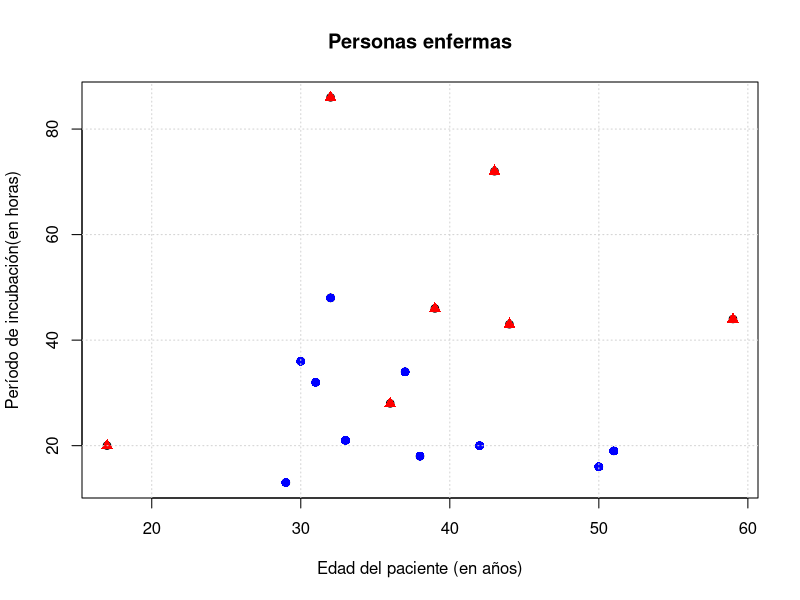
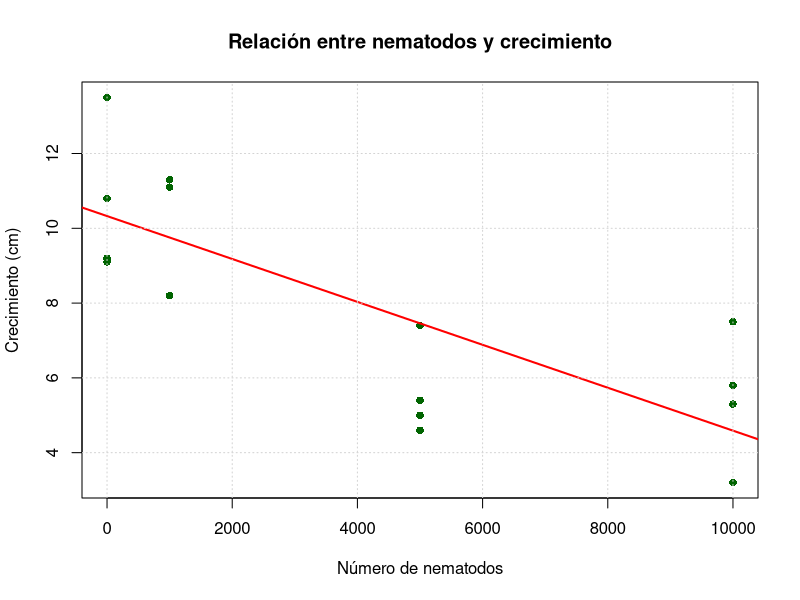
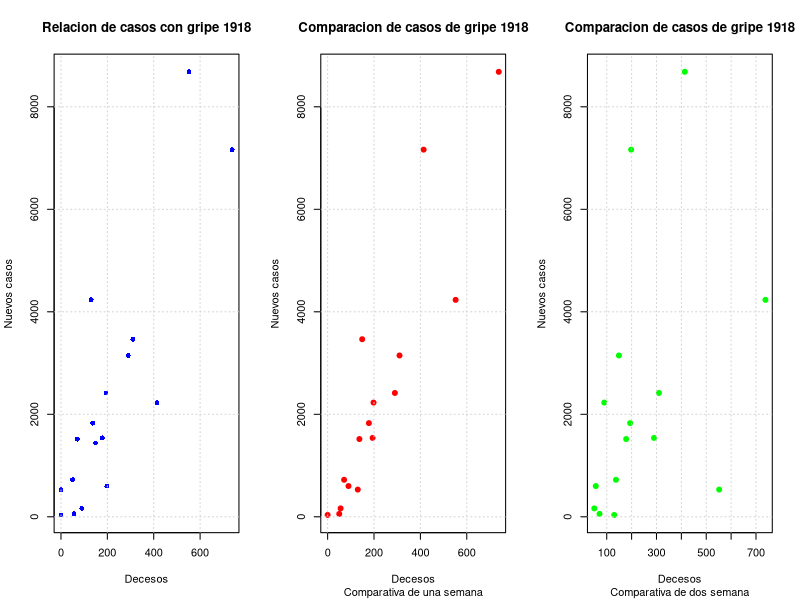
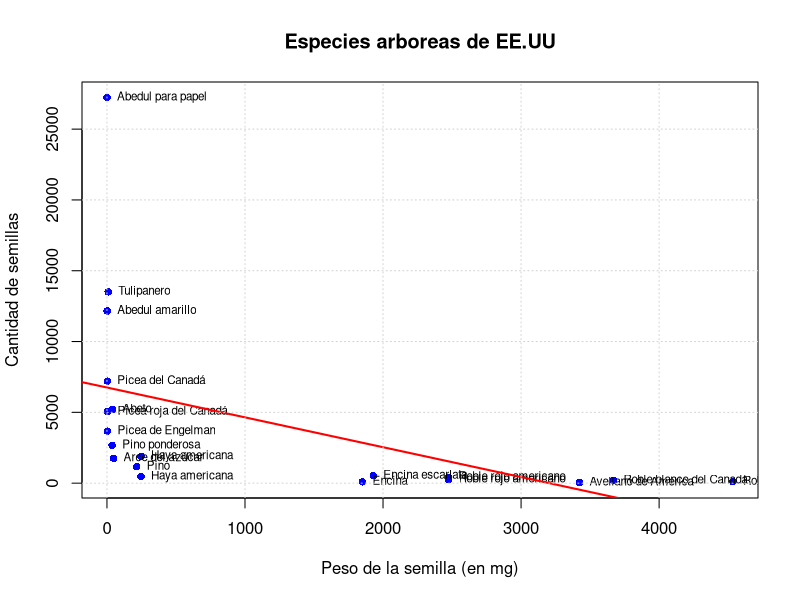
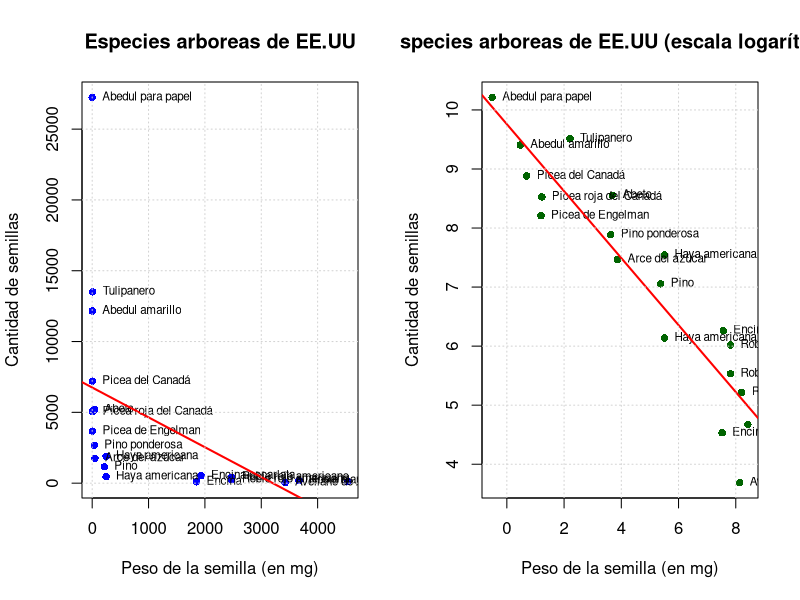

The R script that drew these images, in order:
# EJERCICIOS "Estadistica básica aplicada" de David S. Moore (2005)

# Capítulo II "Relaciones entre variables"

# REPASO CAPÍTULO II

# **************************************************
# PREGUNTA 2.89 - El vino, ¿es bueno para tu corazón?
# **************************************************

# La tabla 2.4 proporciona datos sobre el consumo de vino y muertes por 
# ataques al corazón en 19 países. Un diagrama de dispersión muestra una 
# relación relativamente fuerte.

# (a) La correlación para estas variables es r = -0,843. ¿Por qué la correlación
# es negativa? ¿Qué porcentaje de la variación de la tasa de mortalidad por 
# ataques al corazón se puede explicar a partir de la relación lineal entre 
# los ataques al corazón y el consumo de vino?

getwd()

setwd("C://Users//brook//OneDrive//Escritorio//Portafolio//Ejercicios_Estadistica_aplicada_b-sica_David_Moore//Archivos")

ejercicio_2_89 <- read.csv("ejercicio_2_11_alcohol.csv")

View(ejercicio_2_89)

r <- -0.843

r2 <- r^2

print(r2)

"La correlación es negativa (-0.843) porque a mayor consumo de vino, menor tasa de mortalidad por ataques al corazón, 
sugiriendo una relación inversa. El r² = 71% indica que el 71% de la variación en mortalidad cardiaca se explica por 
la relación lineal con el consumo de vino."

# (b) La recta de regresión mínimo-cuadrática para la predicción de la tasa de
# ataques al corazón a partir del consumo de vino es:

# y = 260,56 - 22,969x

# Utiliza esta ecuación para predecir la tasa de mortalidad por ataques al 
# corazón en un país en el que el consumo de alcohol, procedente del vino, 
# de los adultos es de 4 litros anuales.


y_sombrero <- 260.56 - 22.969 * 4

print(y_sombrero)

"
ŷ = 168.684

============================

En un país con consumo de 4 litros de vino anuales por adulto, se predice una tasa 
de mortalidad de 168.7 muertes por cada 100,000 personas debido a ataques al corazón
"
# (c) La correlación en (a) y la pendiente de la recta de regresión mínimo-cua-
# drática en (b) son ambas negativas. ¿Es posible que estos dos valores 
# tengan signos distintos? Justifica tu respuesta.

regresion <- lm(ejercicio_2_89$Tasa_muertes_corazon ~ ejercicio_2_89$Consumo_alcohol,data = ejercicio_2_89)

desv_consumo <- sd(ejercicio_2_89$Consumo_alcohol)
desv_ataques <- sd(ejercicio_2_89$Tasa_muertes_corazon) 

resumen <- data.frame(
  Medida = c("Correlacion", "Intercepto","Pendiente","Desviación Consumo","Desviación Ataques"),
  Valor_calculado = c(r,coef(regresion)[1],coef(regresion)[2],desv_consumo,desv_ataques))

print(resumen)

"
              Medida Valor_calculado
1        Correlacion       -0.843000
2         Intercepto      260.563375
3          Pendiente      -22.968767
4 Desviación Consumo        2.509724
5 Desviación Ataques       68.396291

==========================================================

No es posible que tengan signos distintos porque existe una relación matemática directa:

Pendiente = r × (sy/sx)

r = -0.843

sy/sx = 68.396 / 2.510 = 27.25 (siempre positivo)

Pendiente = -0.843 × 27.25 = -22.97

Dado que la razón sy/sx es siempre positiva, el signo de la pendiente depende exclusivamente 
del signo de r. Por lo tanto, correlación y pendiente siempre tendrán el mismo signo.
"
# **************************************************
# PREGUNTA 2.90 - Edad y educación en EE UU
# **************************************************

# En general, el nivel educativo de la gente mayor es menor que el de la gente 
# más joven; por tanto, podemos sospechar que existe una relación entre el porcentaje 
# de residentes de un Estado de 65 o más años y el porcentaje de población sin estudios 
# universitarios. La figura 2.22 muestra la relación entre estas variables. 
# Los datos son los que aparecen en la tablas 1.1 y 2.1.

# (a) Explica lo que significa una asociación positiva entre estas variables.

"Una asociación positiva significa que existe una relación directa entre las variables: a medida que 
aumenta el porcentaje de residentes mayores de 65 años en un estado, también tiende a aumentar el porcentaje 
de población sin estudios universitarios. En otras palabras, los estados con poblaciones más envejecidas tienden 
a tener niveles educativos más bajos en términos de educación universitaria."

# (b) En el diagrama destacan tres observaciones atípicas. Dos de ellas son Alaska
# y Florida, que ya se identificaron como observaciones atípicas en el histograma
# de la figura 1.2. La tercera observación atípica, ¿a qué Estado corresponde?

mayores_65 <- read.csv("ejercicio_2_90_mayores_65.csv")
educacion <- read.csv("ejercicio_2_14_educacion.csv")

puntuaciones_z <- scale(mayores_65$Porcentaje)
umbral_z <- 1.8 

indices_oas <- which(abs(puntuaciones_z) > umbral_z)
oas <- mayores_65[indices_oas, ]

promedio_mayores <- mean(mayores_65$Porcentaje)
promedio_sin_educacion <- mean(educacion$Porcentaje_sin_estudios_secundaria)

df_resultados <- rbind(
  data.frame(Categoria = "OA - Puntuación Z > |2|", Estado = oas$Estado, 
             Valor = oas$Porcentaje, Z_Score = round(puntuaciones_z[indices_oas], 2)),
  data.frame(Categoria = "Promedio mayores 65+", Estado = "Todos", 
             Valor = promedio_mayores, Z_Score = NA),
  data.frame(Categoria = "Promedio sin educación secundaria", Estado = "Todos", 
             Valor = promedio_sin_educacion, Z_Score = NA)
)

print(df_resultados)

"
                          Categoria  Estado    Valor Z_Score
1           OA - Puntuación Z > |2|  Alaska  5.20000   -3.73
2           OA - Puntuación Z > |2| Florida 18.50000    2.87
3           OA - Puntuación Z > |2|    Utah  8.80000   -1.94
4              Promedio mayores 65+   Todos 12.71200      NA
5 Promedio sin educación secundaria   Todos 23.77647      NA
"

# (c) Si ignoramos las observaciones atípicas, ¿la relación entre las dos variables
# tiene una forma y dirección claras? Justifica tu respuesta.

"Sí, la relación tiene forma y dirección claras. Si ignoramos las tres observaciones atípicas (Alaska, Florida y Utah), 
la relación muestra una dirección positiva clara: a mayor porcentaje de población anciana, mayor porcentaje de personas 
sin estudios universitarios. La forma es aproximadamente lineal, aunque con cierta dispersión normal en los datos."

# (d) Si calculamos la correlación, con las tres observaciones atípicas y sin ellas,
# obtenemos r = 0,054 y r = 0,259. ¿Cuál de estos valores corresponde a la correlación 
# sin las observaciones atípicas? Justifica tu respuesta.

mayores_65 <- read.csv("ejercicio_2_90_mayores_65.csv")
educacion <- read.csv("ejercicio_2_14_educacion.csv")

abrev_a_nombre <- c(
  "AL" = "Alabama", "AK" = "Alaska", "AZ" = "Arizona", "AR" = "Arkansas",
  "CA" = "California", "CO" = "Colorado", "CT" = "Connecticut", "DE" = "Delaware",
  "FL" = "Florida", "GA" = "Georgia", "HI" = "Hawai", "ID" = "Idaho",
  "IL" = "Illinois", "IN" = "Indiana", "IA" = "Iowa", "KS" = "Kansas",
  "KY" = "Kentucky", "LA" = "Luisiana", "ME" = "Maine", "MD" = "Maryland",
  "MA" = "Massachusetts", "MI" = "Michigan", "MN" = "Minnesota", "MS" = "Misisipí",
  "MO" = "Misuri", "MT" = "Montana", "NE" = "Nebraska", "NV" = "Nevada",
  "NH" = "New Hampshire", "NJ" = "Nueva Jersey", "NM" = "Nuevo México",
  "NY" = "Nueva York", "NC" = "Carolina del Norte", "ND" = "Dakota del Norte",
  "OH" = "Ohio", "OK" = "Oklahoma", "OR" = "Oregón", "PA" = "Pensilvania",
  "RI" = "Rhode Island", "SC" = "Carolina del Sur", "SD" = "Dakota del Sur",
  "TN" = "Tennessee", "TX" = "Tejas", "UT" = "Utah", "VT" = "Vermont",
  "VA" = "Virginia", "WA" = "Washington", "WV" = "Virginia Occidental",
  "WI" = "Wisconsin", "WY" = "Wyoming"
)

educacion$Estado_nombre <- abrev_a_nombre[educacion$Estado]

datos <- merge(mayores_65, educacion, by.x = "Estado", by.y = "Estado_nombre")

cor_con <- cor(datos$Porcentaje, datos$Porcentaje_sin_estudios_secundaria)

datos_sin_oas <- datos[!datos$Estado %in% c("Alaska", "Florida", "Utah"), ]

cor_sin <- cor(datos_sin_oas$Porcentaje, datos_sin_oas$Porcentaje_sin_estudios_secundaria)

cat("CORRELACIONES FINALES:\n")
cat("CON OAs:", round(cor_con, 3), "\n")
cat("SIN OAs:", round(cor_sin, 3), "\n")

"El valor r = 0.259 corresponde a la correlación SIN las observaciones atípicas, mientras que r = 0.054 
corresponde a la correlación CON todas las observaciones.
Las observaciones atípicas (especialmente Utah con bajo porcentaje de ancianos pero también bajo porcentaje 
sin estudios universitarios, y Alaska con características similares) distorsionan y debilitan la relación positiva 
general. Al eliminarlas, la correlación se hace más fuerte y evidente, aumentando de 0.054 a 0.259, lo que indica 
una relación positiva más clara entre las variables."

# **************************************************
# PREGUNTA 2.91 - Comida en mal estado
# **************************************************

# Datos sobre 18 personas que enfermaron después de ingerir comida en mal estado.
# Los datos dan la edad de cada persona en años, el periodo de incubación (el 
# tiempo en horas desde la ingestión de la comida hasta la aparición de los 
# primeros síntomas) y si la víctima sobrevivió (S) o murió (M).

# TABLA DE DATOS:
# ---------------------------------------------------------------
# Persona | Edad | Incubación | Resultado | Persona | Edad | Incubación | Resultado
# ------------------------------------------------------------------------------
# 1       | 29   | 13         | 0         | 10      | 30   | 36         | 0
# 2       | 39   | 46         | 1         | 11      | 32   | 48         | 0
# 3       | 44   | 43         | 1         | 12      | 59   | 44         | 1
# 4       | 37   | 34         | 0         | 13      | 33   | 21         | 0
# 5       | 42   | 20         | 0         | 14      | 31   | 32         | 0
# 6       | 17   | 20         | 1         | 15      | 32   | 86         | 1
# 7       | 38   | 18         | 0         | 16      | 32   | 48         | 0
# 8       | 43   | 72         | 1         | 17      | 36   | 28         | 1
# 9       | 51   | 19         | 0         | 18      | 50   | 16         | 0
# ------------------------------------------------------------------------------

# 1 = sobrevivió / 0 = murió 

# (a) Dibuja un diagrama de dispersión del tiempo de incubación con relación
#     a la edad. Utiliza símbolos distintos para las personas que murieron y para 
#     las que sobrevivieron.

personas_enfermas <- data.frame(
  Persona = c(1, 2, 3, 4, 5, 6, 7, 8, 9, 10, 11, 12, 13, 14, 15, 16, 17, 18),
  Edad = c(29, 39, 44, 37, 42, 17, 38, 43, 51, 30, 32, 59, 33, 31, 32, 32, 36, 50),
  Incubación = c(13, 46, 43, 34, 20, 20, 18, 72, 19, 36, 48, 44, 21, 32, 86, 48, 28, 16),
  Resultado = c(0, 1, 1, 0, 0, 1, 0, 1, 0, 0, 0, 1, 0, 0, 1, 0, 1, 0)
)

print(personas_enfermas)

sobrevivieron <- personas_enfermas[personas_enfermas$Resultado == 0, ]
murieron <- personas_enfermas[personas_enfermas$Resultado == 1, ]

plot(personas_enfermas$Edad,
     personas_enfermas$Incubación,
     main = "Personas enfermas",
     xlab = "Edad del paciente (en años)",
     ylab = "Período de incubación(en horas)")
points(sobrevivieron$Edad, sobrevivieron$Incubación, 
       pch = 16, col = "blue", cex = 1.2)  
points(murieron$Edad, murieron$Incubación, 
       pch = 17, col = "red", cex = 1.2)
grid()

# (b) ¿Existe alguna relación entre la edad y el tiempo de incubación? Si existe,
# descríbela.

correlacion <- cor(personas_enfermas$Edad,personas_enfermas$Incubación)

print(correlacion)

"A simple vista no se ve que haya alguna relación entre las variables, más aún cuando vemos que
la correlación entre las mismas es de 0.028"

# (c) Más importante, ¿existe alguna relación entre la edad o el periodo de incubación 
# y si la víctima sobrevivió? Describe cualquier relación que aquí parezca importante.

cor_edad <- cor(personas_enfermas$Edad, personas_enfermas$Resultado)

cor_incubacion <- cor(personas_enfermas$Incubación, personas_enfermas$Resultado)

resumen_correlaciones <- data.frame(
  Correlaciones = c("Edad","Incubación"),
  Resultado = c(round(cor_edad,3),round(cor_incubacion,3))
)

print(resumen_correlaciones)

"
  Correlaciones Resultado
1          Edad     0.091
2    Incubación     0.525

==============================================

Los pacientes con tiempos de incubación más cortos tienen mayor riesgo de muerte, 
mientras que los de incubación más larga tienden a sobrevivir.
"

# (d) ¿Existen observaciones atípicas que exijan una investigación aparte?

media_edad <- mean(personas_enfermas$Edad)
media_inc <- mean(personas_enfermas$Incubación) 

sd_edad <- sd(personas_enfermas$Edad)
sd_inc <- sd(personas_enfermas$Incubación)

personas_enfermas$z_edad <- (personas_enfermas$Edad - media_edad) / sd_edad
personas_enfermas$z_inc <- (personas_enfermas$Incubación - media_inc) / sd_inc

umbral_z <- 2 

out_edad <- personas_enfermas[abs(personas_enfermas$z_edad) > umbral_z, ]
out_inc <- personas_enfermas[abs(personas_enfermas$z_inc) > umbral_z, ]

outliers_combinado <- rbind(
  data.frame(Variable = "Edad", 
             Persona = out_edad$Persona,
             Valor = out_edad$Edad,
             Z_Score = out_edad$z_edad,
             Resultado = out_edad$Resultado),
  data.frame(Variable = "Incubación", 
             Persona = out_inc$Persona,
             Valor = out_inc$Incubación,
             Z_Score = out_inc$z_inc,
             Resultado = out_inc$Resultado)
)

print(outliers_combinado)

"
    Variable Persona Valor   Z_Score Resultado
1       Edad       6    17 -2.112762         1
2       Edad      12    59  2.215823         1
3 Incubación      15    86  2.537536         1
"
# **************************************************
# PREGUNTA 2.92 - Nematodos y tomateras
# **************************************************

# Los nematodos son gusanos microscópicos. Tenemos datos de un experimento
# para estudiar el efecto que producen los nematodos que se encuentran en la 
# tierra en el crecimiento de las plantas.

# TABLA DE DATOS:
# ---------------------------------------------------------------
# Nematodos | Crecimiento (cm)
# ---------------------------------------------------------------
# 0         | 10,8  9,1  13,5  9,2
# 1.000     | 11,1  11,1  8,2  11,3
# 5.000     | 5,4  4,6  7,4  5,0
# 10.000    | 5,8  5,3  3,2  7,5
# ---------------------------------------------------------------

# Analiza estos datos y presenta tus conclusiones sobre los efectos de los 
# nematodos en el crecimiento de las plantas.

nematodos <- data.frame(
  Nematodos = rep(c(0, 1000, 5000, 10000), each = 4),
  Crecimiento = c(
    10.8, 9.1, 13.5, 9.2,
    11.1, 11.1, 8.2, 11.3,
    5.4, 4.6, 7.4, 5.0,
    5.8, 5.3, 3.2, 7.5
  )
)

r <- cor(nematodos$Nematodos, nematodos$Crecimiento)
cat("Correlación:", round(r, 3), "\n")

modelo <- lm(Crecimiento ~ Nematodos, data = nematodos)
summary(modelo)

plot(nematodos$Nematodos, nematodos$Crecimiento,
     main = "Relación entre nematodos y crecimiento",
     xlab = "Número de nematodos",
     ylab = "Crecimiento (cm)",
     pch = 16, col = "darkgreen")
abline(modelo, col = "red", lwd = 2)
grid()

"Existe una relación lineal negativa muy clara entre el número de nematodos y 
el crecimiento de las tomateras.
El modelo indica que cada incremento en la cantidad de nematodos reduce significativamente 
el desarrollo de las plantas, lo cual respalda la hipótesis de que los nematodos afectan de 
manera adversa el crecimiento vegetal."


# **************************************************
# PREGUNTA 2.93 - ¿Valores calientes?
# **************************************************

# En el mundo de las finanzas es frecuente describir el rendimiento de un 
# determinado valor mediante una recta de regresión que relaciona el rendimiento 
# del valor con el rendimiento general del mercado de valores.Esta representación 
# nos ayuda a visualizar en qué medida el valor sigue la pauta general del mercado. 
# Analizamos el rendimiento mensual y de Philip Morris y los rendimientos mensuales 
# x del índice bursátil Standard & Poor’s correspondiente a 500 valores, que representa 
# el mercado en su conjunto, entre julio de 1990 ymayo de1997. He aquí los resultados:

# x̄ = 1,304    ȳ = 1,878
# sx = 3,392   sy = 7,554
# r = 0,5251

# (a) A partir de esta información, halla la ecuación de la recta mínimo-cuadrática. 
# ¿Qué porcentaje de la variación de Philip Morris se explica por la relación lineal 
# con el mercado en su conjunto?

pendiente <- 0.5251 * (7.554 / 3.392)

intercepto <- 1.878 - (pendiente * 1.304)

porcentaje_variacion <- 0.5251 * 0.5251

valores_recta <- data.frame(
  Medida = c("Pendiente","Intercepto","% de variación"),
  Valores = c(pendiente,intercepto,porcentaje_variacion)
)

print(valores_recta)

"
          Medida   Valores
1      Pendiente 1.1694002
2     Intercepto 0.3531022
3 % de variación 0.2757300

======================================

La ecuación de la recta de regresión es ŷ = 0,353 + 1,169x. Esto indica que, en promedio, 
por cada punto porcentual que aumenta el rendimiento del mercado, el de Philip Morris aumenta 1,17 puntos. 
Además, alrededor del 27,6 % de la variación en los rendimientos de Philip Morris se explica por su relación 
lineal con el mercado bursátil.
"

# (b) Explica la información que nos proporciona sobre la pendiente de la recta sobre 
# la respuesta de Philip Morris a las variaciones del mercado. Esta pendiente se llama "beta" 
# en teoría de inversiones.

"La pendiente o beta = 1,17 indica que el rendimiento de Philip Morris tiende a variar más que proporcionalmente 
respecto al mercado: por cada 1 % que cambia el rendimiento del mercado, el de Philip Morris cambia, en promedio, 
un 1,17 %. Esto significa que la acción es más volátil o sensible a las variaciones del mercado, amplificando tanto 
las subidas como las bajadas."

# (c) Los rendimientos de la mayoría de los valores están correlacionados positivamente 
# con el rendimiento general del mercado. Explica por qué un inversor debería preferir 
# valores con beta > 1 cuando el mercado sube y acciones con beta < 1 cuando el mercado baja.

"Cuando el mercado sube, un inversor busca maximizar ganancias, por lo que prefiere acciones con beta > 1, ya que 
aumentan más que el promedio del mercado. En cambio, cuando el mercado baja, conviene elegir acciones con beta < 1, 
pues estas tienden a caer menos, ofreciendo mayor protección frente a pérdidas."

# **************************************************
# PREGUNTA 2.94 - La epidemia de gripe de 1918
# **************************************************

# El ejercicio 1.22 proporciona datos sobre la gran epidemia de gripe de 1918.

# (a) Dibuja tres diagramas de dispersión; en uno de ellos relaciona las muertes 
# semanales con los casos detectados la misma semana, en otro relaciona estas muertes 
# semanales con los casos detectados la semana anterior y en el tercero de ellos relaciona 
# las muertes semanales con los nuevos casos detectados dos semanas antes. Describe y 
# compara las relaciones que observes.

ejercicio_2_94 <- read.csv("ejercicio_1_22_epidemia.csv")

str(ejercicio_2_94)

View(ejercicio_2_94)

par(mfrow = c(1, 3))  

#Grafico 1: misma semana
plot(ejercicio_2_94$Muertos,
     ejercicio_2_94$Nuevos_casos,
     main = "Relacion de casos con gripe 1918",
     xlab = "Decesos",
     ylab = "Nuevos casos",
     pch = 16,
     col = "blue")
grid()

#Grafico 2: una semana de desfase
una_semana <- c(NA, head( ejercicio_2_94$Nuevos_casos , -1))

valido <- !is.na(una_semana)

plot(ejercicio_2_94$Muertos[valido],
     una_semana[valido],
     main = "Comparacion de casos de gripe 1918",
     sub = "Comparativa de una semana",
     xlab = "Decesos",
     ylab = "Nuevos casos",
     pch = 19,
     col = "red")
grid()

#Gráfico 3: dos semanas de desfase
dos_semanas <- c(NA,NA, head( ejercicio_2_94$Nuevos_casos , -2))

valido2 <- !is.na(dos_semanas)

plot(ejercicio_2_94$Muertos[valido2],
     dos_semanas[valido2],
     main = "Comparacion de casos de gripe 1918",
     sub = "Comparativa de dos semana",
     xlab = "Decesos",
     ylab = "Nuevos casos",
     pch = 19,
     col = "green")
grid()

par(mfrow = c(1, 1))

# (b) Halla las correlaciones de cada una de las relaciones.

cor_misma_semana <- cor(ejercicio_2_94$Muertos,ejercicio_2_94$Nuevos_casos)
cor_una_semana <- cor(ejercicio_2_94$Muertos[valido],una_semana[valido])
cor_dos_semanas <- cor(ejercicio_2_94$Muertos[valido2],dos_semanas[valido2])

resultaods_correlaciones <- data.frame(
  Correlaciones = c("Misma semana","Una semana desfase","Dos semanas desfase"),
  Valores = c(cor_misma_semana,cor_una_semana,cor_dos_semanas)
)

print(resultaods_correlaciones)

"
        Correlaciones   Valores
1        Misma semana 0.8562287
2  Una semana desfase 0.9109524
3 Dos semanas desfase 0.3932467
"

# (c) ¿Cuáles son tus conclusiones? ¿Cómo se predice mejor el número de muertes, 
# con los nuevos casos de la misma semana, con los nuevos casos de la semana anterior 
# o los nuevos casos de dos semanas antes?

"La correlación más alta (r ≈ 0.91) se observa cuando se comparan las muertes con los casos de 
una semana antes, lo que indica que el número de muertes está más estrechamente relacionado con 
los contagios ocurridos la semana previa. Esto tiene sentido biológicamente, ya que las muertes 
suelen producirse unos días después del contagio. En cambio, la correlación con los casos de la 
misma semana o de dos semanas antes es menor, lo que sugiere que la mejor predicción del número 
de muertes se obtiene usando los casos de la semana anterior."

# **************************************************
# PREGUNTA 2.95 - Salarios de mujeres
# **************************************************

# Un estudio de la National Science Foundation de EEUU halló que la mediana
# del salario de ingenieras y científicas estadounidenses recién graduadas era 
# sólo un 73% de la mediana de sus homólogos varones.Ahora bien, cuando las recién 
# graduadas se agrupaban por especialidades, la situación era distinta. Las medianas 
# de los salarios de las mujeres, expresadas como un porcentaje de las medianas del 
# salario de los hombres, en 16 campos de estudio eran:

# Porcentajes de salarios de mujeres respecto a hombres por especialidad:
# 94% 96% 98% 95% 85% 85% 84% 100%
# 103% 100% 107% 93% 104% 93% 106% 100%

# ¿Cómo es posible que el salario de las mujeres se encuentre muy por debajo
# del de los hombres cuando se consideran todas las disciplinas conjuntamente y,
# en cambio, sea prácticamente el mismo cuando se considera por especialidades?

"Aunque los salarios medianos por especialidad muestran que las mujeres ganan aproximadamente 
lo mismo (e incluso más) que los hombres dentro de cada campo, el salario global promedio de las 
mujeres resulta mucho menor (73% del de los hombres). Esto ocurre porque las mujeres están sobrerrepresentadas 
en las especialidades peor pagadas y subrepresentadas en las mejor pagadas.

En otras palabras, la distribución desigual entre campos con distintos niveles salariales distorsiona la 
comparación global, dando la impresión de una brecha salarial mayor de la que realmente existe dentro de 
cada especialidad.

Este fenómeno se conoce como paradoja de Simpson, y refleja cómo una tendencia que se mantiene en varios grupos 
individuales puede invertirse o desaparecer al combinar los datos."

# **************************************************
# PREGUNTA 2.96 - Transformación de datos
# **************************************************

# Los ecólogos recogen datos para estudiar la naturaleza. La tabla 2.12 
# proporciona datos sobre la media del número de semillas producidas durante 
# un año por algunas especies comunes de árboles y también sobre el peso 
# medio (en miligramos) de éstas.

## TABLA 2.12 - Peso y recuento del número de semillas producidas por especies arbóreas:
# ------------------------------------------------------------------------------------
# Especies               | Número semillas | Peso semillas (mg)
# ------------------------------------------------------------------------------------
# Abedul para papel      | 27239           | 0.6
# Abedul amarillo        | 12158           | 1.6
# Picea del Canadá       | 7202            | 2.0
# Picea de Engelman      | 3671            | 3.3
# Picea roja del Canadá  | 5051            | 3.4
# Tulipanero             | 13509           | 9.1
# Pino ponderosa         | 2667            | 37.7
# Abeto                  | 5196            | 40.0
# Arce del azúcar        | 1751            | 48.0
# Pino                   | 1159            | 216.0
# Haya americana         | 463             | 247
# Haya americana         | 1892            | 247
# Encina                 | 93              | 1851
# Encina escarlata       | 525             | 1930
# Roble rojo americano   | 411             | 2475
# Roble rojo americano   | 253             | 2475
# Avellano de América    | 40              | 3423
# Roble blanco del Canadá| 184             | 3669
# Roble blanco americano | 107             | 4535
# ------------------------------------------------------------------------------------

# (a) Dibuja un diagrama de dispersión que muestre cómo se puede explicar el
# número de semillas producidas por un árbol, a partir del peso de éstas. Describe
# la forma, la dirección y la fuerza de la relación.

ejercicio_2_96 <- read.csv("ejercicio_2_96_arboles.csv")

str(ejercicio_2_96)

View(ejercicio_2_96)

modelo <- lm(Numero_semillas ~ Peso_semillas_mg, data = ejercicio_2_96)

plot(ejercicio_2_96$Peso_semillas_mg,
     ejercicio_2_96$Numero_semillas,
     main = "Especies arboreas de EE.UU",
     xlab = "Peso de la semilla (en mg)",
     ylab = "Cantidad de semillas",
     col = "blue",
     pch = 16)
text(ejercicio_2_96$Peso_semillas_mg,
     ejercicio_2_96$Numero_semillas,
     labels = ejercicio_2_96$Especie,
     pos = 4,   
     cex = 0.7) 
abline(modelo, col = "red", lwd = 2)
grid()

"El diagrama de dispersión muestra una relación inversa y claramente no lineal entre el peso y el número de semillas. 
En general, las especies con semillas más ligeras producen muchas más semillas, mientras que aquellas con semillas más 
pesadas generan pocas. La dirección de la relación es negativa, y su fuerza es alta, aunque la forma de la nube de puntos 
sugiere que una transformación logarítmica podría describir mejor la tendencia que una recta simple."

# (b) Cuando tratamos con tamaños y pesos, los logaritmos de los datos originales son a 
# menudo la forma más adecuada de expresar los datos. Utiliza tu calculadora o un programa 
# informático para calcular los logaritmos de los pesos y recuentos de la tabla 2.12. Dibuja 
# un nuevo diagrama de dispersión utilizando los datos transformados. Ahora, ¿cuál es la forma, 
# la dirección y la fuerza de la relación?

ejercicio_2_96$log_peso_semillas <- log(ejercicio_2_96$Peso_semillas_mg)
ejercicio_2_96$log_cantidad_semillas <- log(ejercicio_2_96$Numero_semillas)

head(ejercicio_2_96[, c("Peso_semillas_mg", "Numero_semillas", "log_peso_semillas", "log_cantidad_semillas")])

par(mfrow = c(1, 2)) 

modelo <- lm(Numero_semillas ~ Peso_semillas_mg, data = ejercicio_2_96)

modelo_log <- lm(log_cantidad_semillas ~ log_peso_semillas, data = ejercicio_2_96)

plot(ejercicio_2_96$Peso_semillas_mg,
     ejercicio_2_96$Numero_semillas,
     main = "Especies arboreas de EE.UU",
     xlab = "Peso de la semilla (en mg)",
     ylab = "Cantidad de semillas",
     col = "blue",
     pch = 16)
text(ejercicio_2_96$Peso_semillas_mg,
     ejercicio_2_96$Numero_semillas,
     labels = ejercicio_2_96$Especie,
     pos = 4,   
     cex = 0.7) 
abline(modelo, col = "red", lwd = 2)
grid()

plot(ejercicio_2_96$log_peso_semillas,
     ejercicio_2_96$log_cantidad_semillas,
     main = "Especies arboreas de EE.UU (escala logarítmica)",
     xlab = "Peso de la semilla (en mg)",
     ylab = "Cantidad de semillas",
     col = "darkgreen",
     pch = 16)
text(ejercicio_2_96$log_peso_semillas,
     ejercicio_2_96$log_cantidad_semillas,
     labels = ejercicio_2_96$Especie,
     pos = 4,   
     cex = 0.7) 
abline(modelo_log, col = "red", lwd = 2)
grid()

par(mfrow = c(1, 1))

"Al aplicar los logaritmos al número y peso de las semillas, la relación se vuelve aproximadamente lineal, 
negativa y fuerte. En la escala original, la dispersión era muy amplia y la relación parecía curvilínea —los 
árboles con semillas más ligeras producían muchas más unidades, pero de forma no proporcional. Después de la 
transformación logarítmica, la tendencia se aclara: a medida que aumenta el peso de las semillas, el número 
de semillas disminuye de forma regular y predecible."